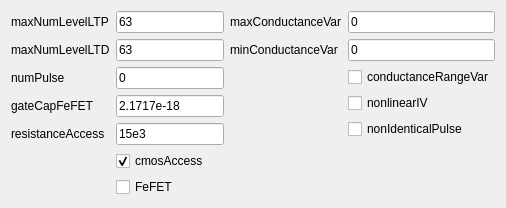
            <widget class="QWidget" name="tab">
             <attribute name="title">
              <string>Ideal &amp;&amp; Real &amp;&amp; Measured</string>
             </attribute>
             <layout class="QHBoxLayout" name="horizontalLayout_2">
              <item>
               <layout class="QFormLayout" name="formLayout_3">
                <item row="0" column="0">
                 <widget class="QLabel" name="label_14">
                  <property name="text">
                   <string>maxNumLevelLTP</string>
                  </property>
                 </widget>
                </item>
                <item row="0" column="1">
                 <widget class="QLineEdit" name="IHDevMaxNumLevelLTP">
                  <property name="text">
                   <string>63</string>
                  </property>
                 </widget>
                </item>
                <item row="1" column="0">
                 <widget class="QLabel" name="label_15">
                  <property name="text">
                   <string>maxNumLevelLTD</string>
                  </property>
                 </widget>
                </item>
                <item row="1" column="1">
                 <widget class="QLineEdit" name="IHDevMaxNumLevelLTD">
                  <property name="text">
                   <string>63</string>
                  </property>
                 </widget>
                </item>
                <item row="2" column="0">
                 <widget class="QLabel" name="label_16">
                  <property name="text">
                   <string>numPulse</string>
                  </property>
                 </widget>
                </item>
                <item row="2" column="1">
                 <widget class="QLineEdit" name="IHDevNumPulse">
                  <property name="text">
                   <string>0</string>
                  </property>
                 </widget>
                </item>
                <item row="3" column="0">
                 <widget class="QLabel" name="label_23">
                  <property name="text">
                   <string>gateCapFeFET</string>
                  </property>
                 </widget>
                </item>
                <item row="3" column="1">
                 <widget class="QLineEdit" name="IHDevGateCapFeFET">
                  <property name="text">
                   <string>2.1717e-18</string>
                  </property>
                 </widget>
                </item>
                <item row="4" column="0">
                 <widget class="QLabel" name="label_24">
                  <property name="text">
                   <string>resistanceAccess</string>
                  </property>
                 </widget>
                </item>
                <item row="4" column="1">
                 <widget class="QLineEdit" name="IHDevResistanceAccess_2">
                  <property name="text">
                   <string>15e3</string>
                  </property>
                 </widget>
                </item>
                <item row="5" column="1">
                 <widget class="QCheckBox" name="IHDevCMOSAccess_2">
                  <property name="text">
                   <string>cmosAccess</string>
                  </property>
                  <property name="checked">
                   <bool>true</bool>
                  </property>
                 </widget>
                </item>
                <item row="6" column="1">
                 <widget class="QCheckBox" name="IHDevFeFET">
                  <property name="text">
                   <string>FeFET</string>
                  </property>
                 </widget>
                </item>
               </layout>
              </item>
              <item>
               <layout class="QFormLayout" name="formLayout_4">
                <item row="0" column="0">
                 <widget class="QLabel" name="label_20">
                  <property name="text">
                   <string>maxConductanceVar</string>
                  </property>
                 </widget>
                </item>
                <item row="0" column="1">
                 <widget class="QLineEdit" name="IHDevMaxConductanceVar">
                  <property name="text">
                   <string>0</string>
                  </property>
                 </widget>
                </item>
                <item row="1" column="0">
                 <widget class="QLabel" name="label_25">
                  <property name="text">
                   <string>minConductanceVar</string>
                  </property>
                 </widget>
                </item>
                <item row="1" column="1">
                 <widget class="QLineEdit" name="IHDevMinConductanceVar">
                  <property name="text">
                   <string>0</string>
                  </property>
                 </widget>
                </item>
                <item row="3" column="1">
                 <widget class="QCheckBox" name="IHDevNonlinearIV_2">
                  <property name="text">
                   <string>nonlinearIV</string>
                  </property>
                 </widget>
                </item>
                <item row="4" column="1">
                 <widget class="QCheckBox" name="IHDevNonIdenticalPulse">
                  <property name="text">
                   <string>nonIdenticalPulse</string>
                  </property>
                 </widget>
                </item>
                <item row="2" column="1">
                 <widget class="QCheckBox" name="IHDevConductanceRangeVar">
                  <property name="text">
                   <string>conductanceRangeVar</string>
                  </property>
                 </widget>
                </item>
               </layout>
              </item>
             </layout>
            </widget>
